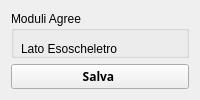
         <widget class="QWidget" name="tab_moduli">
          <attribute name="title">
           <string>Configurazione Moduli</string>
          </attribute>
          <layout class="QGridLayout" name="gridLayout_7">
           <item row="2" column="0">
            <widget class="QPushButton" name="pushButton_salvamoduli">
             <property name="font">
              <font>
               <family>Sans</family>
               <weight>75</weight>
               <bold>true</bold>
              </font>
             </property>
             <property name="text">
              <string>Salva </string>
             </property>
             <property name="icon">
              <iconset>
               <normaloff>../resources/images/img/icone/Save.png</normaloff>../resources/images/img/icone/Save.png</iconset>
             </property>
            </widget>
           </item>
           <item row="0" column="0">
            <widget class="QGroupBox" name="groupBox">
             <property name="title">
              <string>Moduli Agree</string>
             </property>
             <widget class="QGroupBox" name="groupBox_5">
              <property name="geometry">
               <rect>
                <x>10</x>
                <y>30</y>
                <width>1441</width>
                <height>61</height>
               </rect>
              </property>
              <property name="title">
               <string>Lato Esoscheletro</string>
              </property>
              <widget class="QCheckBox" name="checkBox_sinistro">
               <property name="geometry">
                <rect>
                 <x>150</x>
                 <y>30</y>
                 <width>251</width>
                 <height>29</height>
                </rect>
               </property>
               <property name="font">
                <font>
                 <family>OpenSymbol</family>
                 <pointsize>20</pointsize>
                 <weight>75</weight>
                 <italic>false</italic>
                 <bold>true</bold>
                </font>
               </property>
               <property name="text">
                <string>Sinistro</string>
               </property>
              </widget>
              <widget class="QCheckBox" name="checkBox_destro">
               <property name="geometry">
                <rect>
                 <x>900</x>
                 <y>30</y>
                 <width>251</width>
                 <height>29</height>
                </rect>
               </property>
               <property name="font">
                <font>
                 <family>OpenSymbol</family>
                 <pointsize>20</pointsize>
                 <weight>75</weight>
                 <italic>false</italic>
                 <bold>true</bold>
                </font>
               </property>
               <property name="text">
                <string>Destro</string>
               </property>
              </widget>
             </widget>
             <widget class="QGroupBox" name="groupBox_6">
              <property name="geometry">
               <rect>
                <x>10</x>
                <y>100</y>
                <width>611</width>
                <height>471</height>
               </rect>
              </property>
              <property name="title">
               <string>Moduli Meccanici</string>
              </property>
              <widget class="QCheckBox" name="checkBox_spalla">
               <property name="geometry">
                <rect>
                 <x>10</x>
                 <y>60</y>
                 <width>251</width>
                 <height>29</height>
                </rect>
               </property>
               <property name="font">
                <font>
                 <family>OpenSymbol</family>
                 <pointsize>20</pointsize>
                 <weight>75</weight>
                 <italic>false</italic>
                 <bold>true</bold>
                </font>
               </property>
               <property name="text">
                <string>Modulo Spalla</string>
               </property>
              </widget>
              <widget class="QCheckBox" name="checkBox_gomito">
               <property name="geometry">
                <rect>
                 <x>10</x>
                 <y>150</y>
                 <width>381</width>
                 <height>29</height>
                </rect>
               </property>
               <property name="font">
                <font>
                 <family>OpenSymbol</family>
                 <pointsize>20</pointsize>
                 <weight>75</weight>
                 <bold>true</bold>
                </font>
               </property>
               <property name="text">
                <string>Modulo Spalla Gomito</string>
               </property>
              </widget>
              <widget class="QCheckBox" name="checkBox_polso">
               <property name="geometry">
                <rect>
                 <x>10</x>
                 <y>240</y>
                 <width>461</width>
                 <height>29</height>
                </rect>
               </property>
               <property name="font">
                <font>
                 <family>OpenSymbol</family>
                 <pointsize>20</pointsize>
                 <weight>75</weight>
                 <bold>true</bold>
                </font>
               </property>
               <property name="text">
                <string>Modulo Spalla Gomito Polso</string>
               </property>
              </widget>
             </widget>
             <widget class="QGroupBox" name="groupBox_10">
              <property name="geometry">
               <rect>
                <x>640</x>
                <y>110</y>
                <width>791</width>
                <height>461</height>
               </rect>
              </property>
              <property name="title">
               <string>Moduli Extra</string>
              </property>
              <widget class="QCheckBox" name="checkBox_eeg_2">
               <property name="geometry">
                <rect>
                 <x>30</x>
                 <y>50</y>
                 <width>357</width>
                 <height>27</height>
                </rect>
               </property>
               <property name="font">
                <font>
                 <family>OpenSymbol</family>
                 <pointsize>20</pointsize>
                 <weight>75</weight>
                 <bold>true</bold>
                </font>
               </property>
               <property name="text">
                <string>EEG</string>
               </property>
              </widget>
              <widget class="QCheckBox" name="checkBox_emg_2">
               <property name="geometry">
                <rect>
                 <x>30</x>
                 <y>140</y>
                 <width>356</width>
                 <height>27</height>
                </rect>
               </property>
               <property name="font">
                <font>
                 <family>OpenSymbol</family>
                 <pointsize>20</pointsize>
                 <weight>75</weight>
                 <bold>true</bold>
                </font>
               </property>
               <property name="text">
                <string>EMG</string>
               </property>
              </widget>
              <widget class="QCheckBox" name="checkBox_MAP_2">
               <property name="geometry">
                <rect>
                 <x>30</x>
                 <y>230</y>
                 <width>481</width>
                 <height>27</height>
                </rect>
               </property>
               <property name="font">
                <font>
                 <family>OpenSymbol</family>
                 <pointsize>20</pointsize>
                 <weight>75</weight>
                 <bold>true</bold>
                </font>
               </property>
               <property name="text">
                <string>Modulo Assistenza alla Presa</string>
               </property>
              </widget>
              <widget class="QCheckBox" name="checkBox_oi_2">
               <property name="geometry">
                <rect>
                 <x>30</x>
                 <y>330</y>
                 <width>356</width>
                 <height>31</height>
                </rect>
               </property>
               <property name="font">
                <font>
                 <family>OpenSymbol</family>
                 <pointsize>20</pointsize>
                 <weight>75</weight>
                 <bold>true</bold>
                </font>
               </property>
               <property name="text">
                <string>Oggetti Interattivi </string>
               </property>
              </widget>
             </widget>
            </widget>
           </item>
          </layout>
         </widget>
